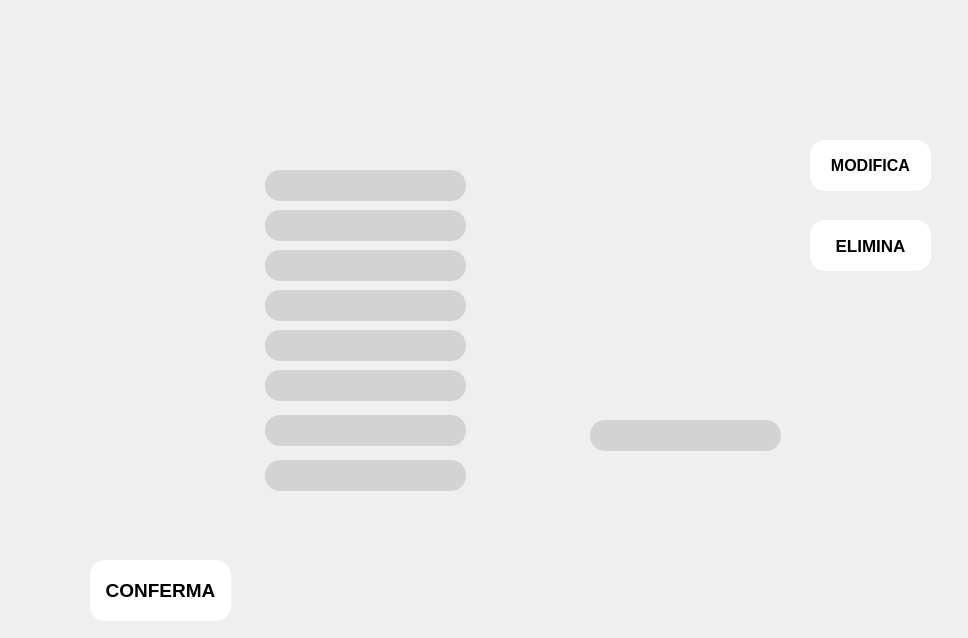
<?xml version="1.0" encoding="UTF-8"?>
<ui version="4.0">
 <class>Form</class>
 <widget class="QWidget" name="Form">
  <property name="geometry">
   <rect>
    <x>0</x>
    <y>0</y>
    <width>968</width>
    <height>638</height>
   </rect>
  </property>
  <property name="minimumSize">
   <size>
    <width>968</width>
    <height>638</height>
   </size>
  </property>
  <property name="maximumSize">
   <size>
    <width>968</width>
    <height>638</height>
   </size>
  </property>
  <property name="windowTitle">
   <string>Vista Allenatore</string>
  </property>
  <widget class="QLabel" name="label">
   <property name="geometry">
    <rect>
     <x>0</x>
     <y>0</y>
     <width>968</width>
     <height>638</height>
    </rect>
   </property>
   <property name="text">
    <string/>
   </property>
   <property name="pixmap">
    <pixmap>VisualizzaAllenatore.png</pixmap>
   </property>
  </widget>
  <widget class="QPushButton" name="button_modifica">
   <property name="geometry">
    <rect>
     <x>810</x>
     <y>140</y>
     <width>121</width>
     <height>51</height>
    </rect>
   </property>
   <property name="font">
    <font>
     <family>Arial</family>
     <pointsize>12</pointsize>
     <bold>true</bold>
    </font>
   </property>
   <property name="styleSheet">
    <string notr="true">border-radius:15px;
color:black;
background-color: white;
</string>
   </property>
   <property name="text">
    <string>MODIFICA</string>
   </property>
  </widget>
  <widget class="QPushButton" name="button_elimina">
   <property name="geometry">
    <rect>
     <x>810</x>
     <y>220</y>
     <width>121</width>
     <height>51</height>
    </rect>
   </property>
   <property name="font">
    <font>
     <family>Arial</family>
     <pointsize>13</pointsize>
     <bold>true</bold>
    </font>
   </property>
   <property name="styleSheet">
    <string notr="true">border-radius:15px;
color:black;
background-color: white;
</string>
   </property>
   <property name="text">
    <string>ELIMINA</string>
   </property>
  </widget>
  <widget class="QPushButton" name="button_conferma">
   <property name="geometry">
    <rect>
     <x>90</x>
     <y>560</y>
     <width>141</width>
     <height>61</height>
    </rect>
   </property>
   <property name="font">
    <font>
     <family>Arial</family>
     <pointsize>14</pointsize>
     <bold>true</bold>
    </font>
   </property>
   <property name="styleSheet">
    <string notr="true">color: black;
background-color: white;
border-radius:15px
</string>
   </property>
   <property name="text">
    <string>CONFERMA</string>
   </property>
  </widget>
  <widget class="QLineEdit" name="nome">
   <property name="geometry">
    <rect>
     <x>265</x>
     <y>170</y>
     <width>201</width>
     <height>31</height>
    </rect>
   </property>
   <property name="font">
    <font>
     <family>Arial</family>
     <pointsize>12</pointsize>
    </font>
   </property>
   <property name="styleSheet">
    <string notr="true">border-radius:15px;
background-color: lightgrey;
color:black;

</string>
   </property>
   <property name="readOnly">
    <bool>true</bool>
   </property>
  </widget>
  <widget class="QLineEdit" name="cognome">
   <property name="geometry">
    <rect>
     <x>265</x>
     <y>210</y>
     <width>201</width>
     <height>31</height>
    </rect>
   </property>
   <property name="font">
    <font>
     <family>Arial</family>
     <pointsize>12</pointsize>
    </font>
   </property>
   <property name="styleSheet">
    <string notr="true">border-radius:15px;
background-color: lightgrey;
color:black;

</string>
   </property>
   <property name="readOnly">
    <bool>true</bool>
   </property>
  </widget>
  <widget class="QLineEdit" name="codiceFiscale">
   <property name="geometry">
    <rect>
     <x>265</x>
     <y>250</y>
     <width>201</width>
     <height>31</height>
    </rect>
   </property>
   <property name="font">
    <font>
     <family>Arial</family>
     <pointsize>12</pointsize>
    </font>
   </property>
   <property name="styleSheet">
    <string notr="true">border-radius:15px;
background-color: lightgrey;
color:black;

</string>
   </property>
   <property name="readOnly">
    <bool>true</bool>
   </property>
  </widget>
  <widget class="QLineEdit" name="id">
   <property name="geometry">
    <rect>
     <x>265</x>
     <y>290</y>
     <width>201</width>
     <height>31</height>
    </rect>
   </property>
   <property name="font">
    <font>
     <family>Arial</family>
     <pointsize>12</pointsize>
    </font>
   </property>
   <property name="styleSheet">
    <string notr="true">border-radius:15px;
background-color: lightgrey;
color:black;

</string>
   </property>
   <property name="readOnly">
    <bool>true</bool>
   </property>
  </widget>
  <widget class="QLineEdit" name="dataDiNascita">
   <property name="geometry">
    <rect>
     <x>265</x>
     <y>330</y>
     <width>201</width>
     <height>31</height>
    </rect>
   </property>
   <property name="font">
    <font>
     <family>Arial</family>
     <pointsize>12</pointsize>
    </font>
   </property>
   <property name="styleSheet">
    <string notr="true">border-radius:15px;
background-color: lightgrey;
color:black;

</string>
   </property>
   <property name="readOnly">
    <bool>true</bool>
   </property>
  </widget>
  <widget class="QLineEdit" name="eta">
   <property name="geometry">
    <rect>
     <x>265</x>
     <y>370</y>
     <width>201</width>
     <height>31</height>
    </rect>
   </property>
   <property name="font">
    <font>
     <family>Arial</family>
     <pointsize>12</pointsize>
    </font>
   </property>
   <property name="styleSheet">
    <string notr="true">border-radius:15px;
background-color: lightgrey;
color:black;

</string>
   </property>
   <property name="readOnly">
    <bool>true</bool>
   </property>
  </widget>
  <widget class="QLineEdit" name="telefono">
   <property name="geometry">
    <rect>
     <x>265</x>
     <y>415</y>
     <width>201</width>
     <height>31</height>
    </rect>
   </property>
   <property name="font">
    <font>
     <family>Arial</family>
     <pointsize>12</pointsize>
    </font>
   </property>
   <property name="styleSheet">
    <string notr="true">border-radius:15px;
background-color: lightgrey;
color:black;

</string>
   </property>
   <property name="readOnly">
    <bool>true</bool>
   </property>
  </widget>
  <widget class="QLineEdit" name="email">
   <property name="geometry">
    <rect>
     <x>265</x>
     <y>460</y>
     <width>201</width>
     <height>31</height>
    </rect>
   </property>
   <property name="font">
    <font>
     <family>Arial</family>
     <pointsize>12</pointsize>
    </font>
   </property>
   <property name="styleSheet">
    <string notr="true">border-radius:15px;
background-color: lightgrey;
color:black;

</string>
   </property>
   <property name="readOnly">
    <bool>true</bool>
   </property>
  </widget>
  <widget class="QLineEdit" name="licenza">
   <property name="geometry">
    <rect>
     <x>590</x>
     <y>420</y>
     <width>191</width>
     <height>31</height>
    </rect>
   </property>
   <property name="font">
    <font>
     <family>Arial</family>
     <pointsize>12</pointsize>
    </font>
   </property>
   <property name="styleSheet">
    <string notr="true">border-radius:15px;
background-color: lightgrey;
color:black;

</string>
   </property>
   <property name="readOnly">
    <bool>true</bool>
   </property>
  </widget>
  <zorder>label</zorder>
  <zorder>button_elimina</zorder>
  <zorder>button_modifica</zorder>
  <zorder>button_conferma</zorder>
  <zorder>nome</zorder>
  <zorder>cognome</zorder>
  <zorder>codiceFiscale</zorder>
  <zorder>id</zorder>
  <zorder>dataDiNascita</zorder>
  <zorder>eta</zorder>
  <zorder>telefono</zorder>
  <zorder>email</zorder>
  <zorder>licenza</zorder>
 </widget>
 <resources>
  <include location="VisualizzaAllenatore.qrc"/>
 </resources>
 <connections/>
</ui>
